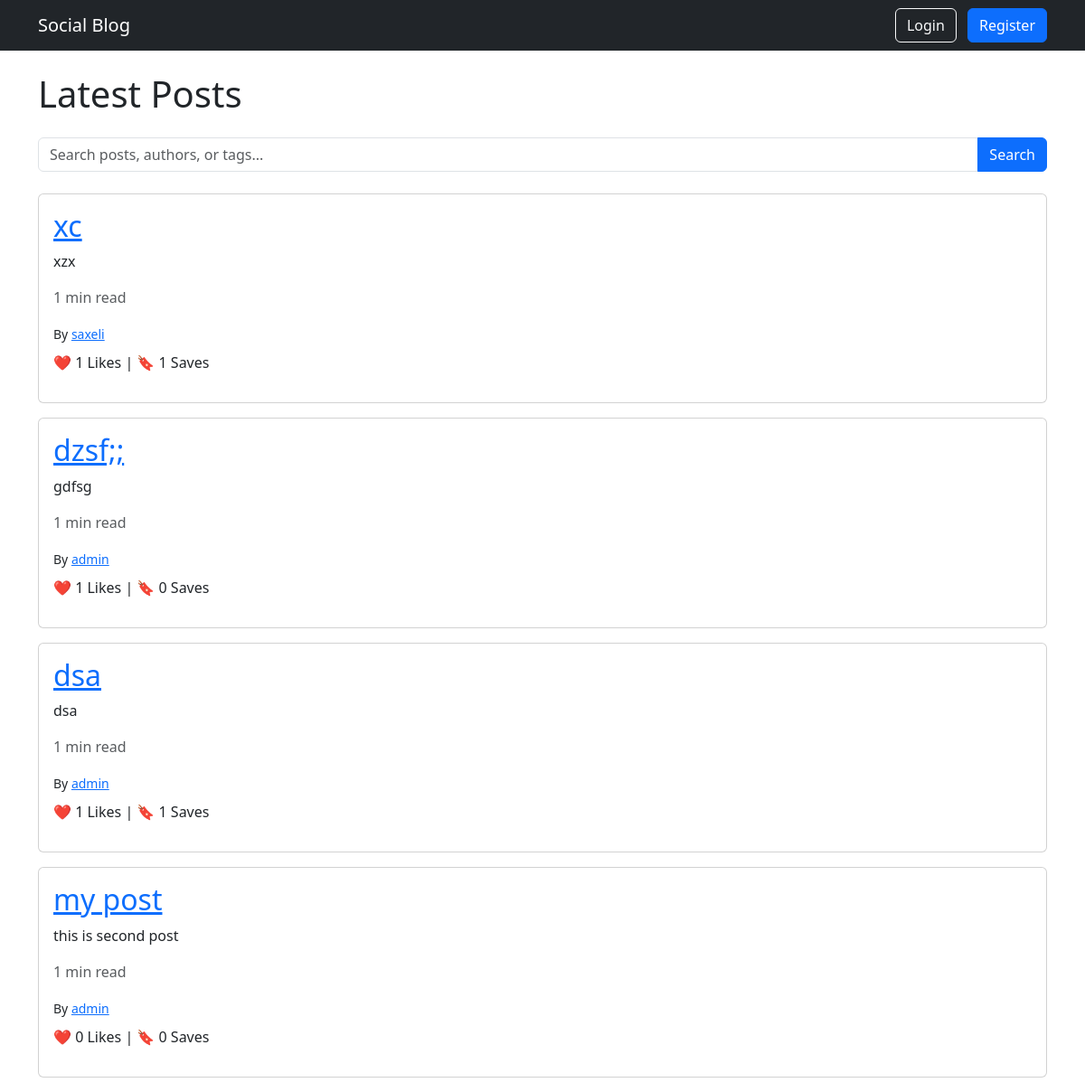
The page / on the database its author committed.
### blog/models.py (models this page shows, shortened)
class Post(models.Model):
    user = models.ForeignKey(
        settings.AUTH_USER_MODEL,
        on_delete=models.CASCADE,
        related_name="posts"
    )
    objects = PostManager()
    title = models.CharField(max_length=200)
    slug = models.SlugField(unique=True)
    body = models.TextField()
    tags = models.ManyToManyField(
    "Tag",
    blank=True,
    related_name="posts"
)
    is_published = models.BooleanField(default=False)
    views = models.PositiveIntegerField(default=0)
    created_at = models.DateTimeField(auto_now_add=True)
    updated_at = models.DateTimeField(auto_now=True)

### accounts/models.py (models this page shows, shortened)
class User(AbstractUser):
    bio = models.TextField(blank=True)
    avatar_url = models.URLField(blank=True)

### blog/views.py (the view)
# urls.py: path("", views.PostListView.as_view(), name="post-list"),
class PostListView(ListView):
    model = Post
    template_name = "blog/post_list.html"
    context_object_name = "posts"
    def get_queryset(self):
        query = self.request.GET.get("q")
        queryset = Post.objects.published().select_related(
        "user"
        ).prefetch_related(
        "tags"
        ).order_by("-created_at")
        if query:
            queryset = queryset.search(query)
        return queryset
    def get_context_data(self, **kwargs):
        context = super().get_context_data(**kwargs)
        context["q"] = self.request.GET.get("q", "")
        return context

### blog/managers.py (called while the page is built)
    def published(self):
        return self.filter(is_published=True)

    def get_queryset(self):
        return PostQuerySet(self.model, using=self._db)

    def published(self):
        return self.get_queryset().published()

### blog/templatetags/blog_extras.py (called while the page is built)
@register.filter
def read_time(value):
    words = str(value).split()
    word_count = len(words)
    minutes = math.ceil(word_count / 200)
    if minutes < 1:
        minutes = 1
    return f"{minutes} min read"

### blog/templates/blog/post_list.html (shortened to what this page needs)
{% extends "blog/base.html" %}
{% load blog_extras %}
{% block content %}
<h1 class="mb-4">
    Latest Posts
</h1>
<form method="get" class="mb-4">
    <div class="input-group">
        <input
        type="text"
        name="q"
        value="{{ q }}"
        class="form-control"
        placeholder="Search posts, authors, or tags...">
        <button class="btn btn-primary">
            Search
        </button>
    </div>
</form>
{% for post in posts %}
<div class="card mb-3">
    <div class="card-body">
        <h2>
            <a href="{% url 'blog:post-detail' post.slug %}">
                {{ post.title }}
            </a>
        </h2>
        <p>
            {{ post.body|truncatewords:30 }}
        </p>
        <p class="text-muted">
            {{ post.body|read_time }}
        </p>
        <small>
            By
            <a href="{% url 'blog:profile' post.user.username %}">
                {{ post.user.username }}
            </a>
        </small>
        <p class="mt-2">
            ❤️ {{ post.likes.count }} Likes |
            🔖 {{ post.bookmarks.count }} Saves
        </p>
    </div>
</div>
{% empty %}
<div class="alert alert-info">
    No posts found.
</div>
{% endfor %}
{% endblock %}

### blog/templates/blog/base.html (shortened to what this page needs)
<!DOCTYPE html>
<html lang="en">
<head>
    <link
    href="https://cdn.jsdelivr.net/npm/bootstrap@5.3.3/dist/css/bootstrap.min.css"
    rel="stylesheet">
</head>
<body>
<nav class="navbar navbar-expand-lg navbar-dark bg-dark">
    <div class="container">
        <a class="navbar-brand" href="{% url 'blog:post-list' %}">
            Social Blog
        </a>
        <div>
            {% if user.is_authenticated %}
                <a
                class="btn btn-success me-2"
                href="{% url 'blog:post-create' %}">
                    New Post
                </a>
                <a
                class="btn btn-info me-2"
                href="{% url 'blog:profile' user.username %}">
                    My Profile
                </a>
                <a
                    class="btn btn-warning me-2"
                    href="{% url 'blog:bookmarks' %}">
                    My Bookmarks
                    </a>
                <a
                class="btn btn-danger"
                href="{% url 'logout' %}">
                    Logout
                </a>
            {% else %}
                <a
                class="btn btn-outline-light me-2"
                href="{% url 'login' %}">
                    Login
                </a>
                <a
                class="btn btn-primary"
                href="{% url 'register' %}">
                    Register
                </a>
            {% endif %}
        </div>
    </div>
</nav>
<div class="container mt-4">
    {% block content %}
    {% endblock %}
</div>
</body>
</html>

### rows shown on the page
Post: title "xc", body "xzx", body|read_time "1 min read", user.username "saxeli", likes.count "1", bookmarks.count "1"
Post: title "dzsf;;", body "gdfsg", body|read_time "1 min read", user.username "admin", likes.count "1", bookmarks.count "0"
Post: title "dsa", body "dsa", body|read_time "1 min read", user.username "admin", likes.count "1", bookmarks.count "1"
Post: title "my post", body "this is second post", body|read_time "1 min read", user.username "admin", likes.count "0", bookmarks.count "0"
